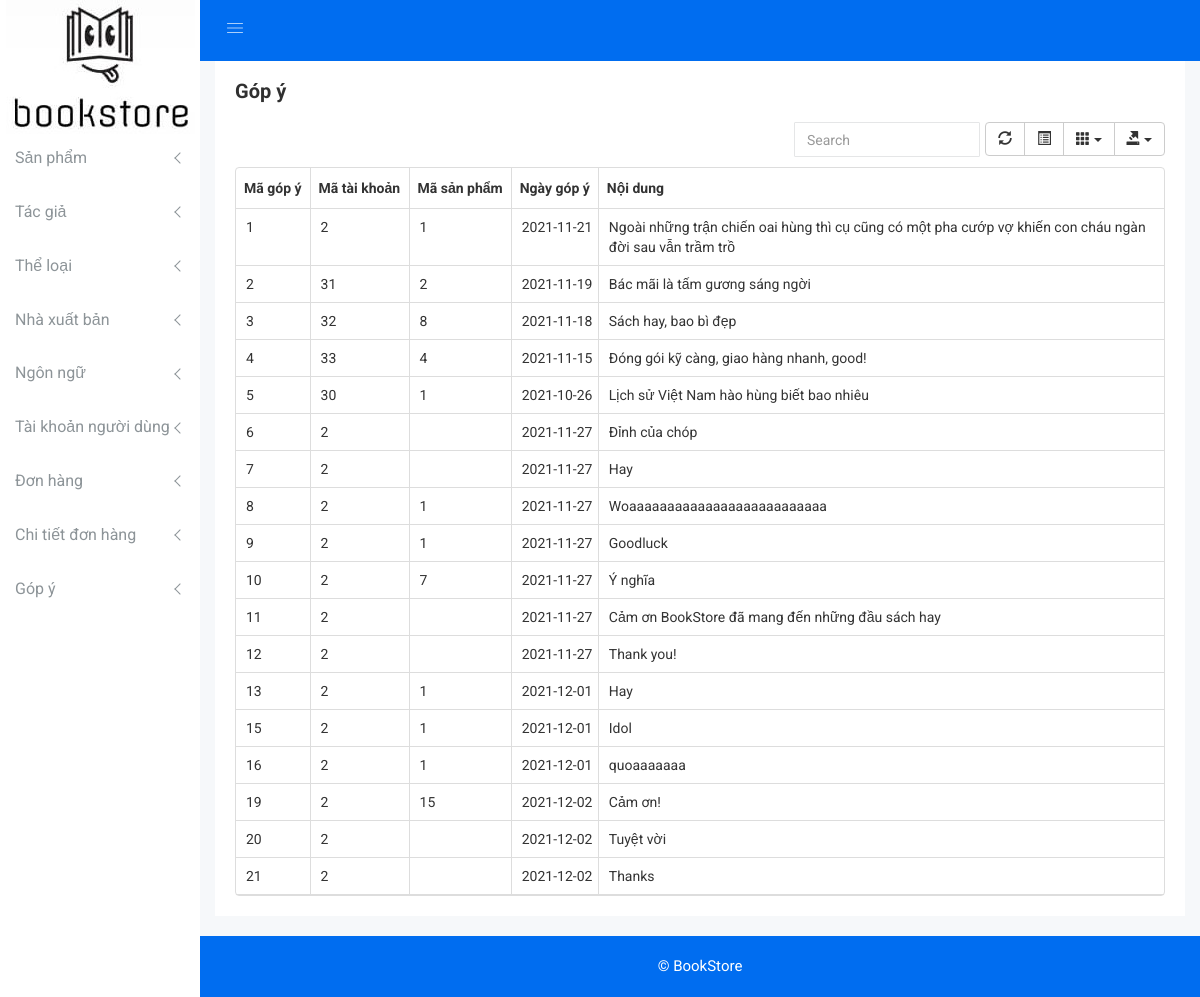
Screenshot of /bookstore_admin/feedback-all.php with the database file from the repository.
### tables this page shows
CREATE TABLE `gopy` (
  `gy_ma` int(11) NOT NULL,
  `tknd_ma` int(11) NOT NULL,
  `sp_ma` int(11) DEFAULT NULL,
  `gy_ngay` date NOT NULL,
  `gy_noidung` text NOT NULL
);

### bookstore_admin/data/feedback_data.php (called while the page is built, shortened)
<?php
class Gopy {
    public function showAllFeedbacks($conn) {
        $sql = "SELECT gy_ma, tknd_ma, sp_ma, gy_ngay, gy_noidung FROM gopy";
        $result = $conn->query($sql);
        return $result;
    }
}
?>

### bookstore_admin/feedback-all.php (the view, shortened to what this page needs)
<?php
require_once './dbconnect.php';
require_once './data/feedback_data.php';
?>
<!doctype html>
<html class="no-js" lang="en">
    <head>
        <link rel="stylesheet" href="css/bootstrap.min.css">
        <link rel="stylesheet" href="css/font-awesome.min.css">
        <link rel="stylesheet" href="css/owl.carousel.css">
        <link rel="stylesheet" href="css/owl.theme.css">
        <link rel="stylesheet" href="css/owl.transitions.css">
        <link rel="stylesheet" href="css/animate.css">
        <link rel="stylesheet" href="css/normalize.css">
        <link rel="stylesheet" href="css/meanmenu.min.css">
        <link rel="stylesheet" href="css/main.css">
        <link rel="stylesheet" href="css/educate-custon-icon.css">
        <link rel="stylesheet" href="css/morrisjs/morris.css">
        <link rel="stylesheet" href="css/scrollbar/jquery.mCustomScrollbar.min.css">
        <link rel="stylesheet" href="css/metisMenu/metisMenu.min.css">
        <link rel="stylesheet" href="css/metisMenu/metisMenu-vertical.css">
        <link rel="stylesheet" href="css/calendar/fullcalendar.min.css">
        <link rel="stylesheet" href="css/calendar/fullcalendar.print.min.css">
        <link rel="stylesheet" href="css/editor/select2.css">
        <link rel="stylesheet" href="css/editor/datetimepicker.css">
        <link rel="stylesheet" href="css/editor/bootstrap-editable.css">
        <link rel="stylesheet" href="css/editor/x-editor-style.css">
        <link rel="stylesheet" href="css/data-table/bootstrap-table.css">
        <link rel="stylesheet" href="css/data-table/bootstrap-editable.css">
        <link rel="stylesheet" href="style.css">
        <link rel="stylesheet" href="css/responsive.css">
    </head>
    <body>
        <div class="left-sidebar-pro">
            <nav id="sidebar" class="">
                <div class="sidebar-header">
                    <a href="index.php"><img class="main-logo" src="img/logo/logo.jpg" alt="" /></a>
                </div>
                <div class="left-custom-menu-adp-wrap comment-scrollbar">
                    <nav class="sidebar-nav left-sidebar-menu-pro">
                        <ul class="metismenu" id="menu1">
                            <li>
                                <a class="has-arrow" href="product-all.php" aria-expanded="false"><span class="mini-click-non">Sản phẩm</span></a>
                            </li>
                            <li>
                                <a class="has-arrow" href="author-all.php" aria-expanded="false"><span class="mini-click-non">Tác giả</span></a>
                            </li>
                            <li>
                                <a class="has-arrow" href="category-all.php" aria-expanded="false"><span class="mini-click-non">Thể loại</span></a>
                            </li>
                            <li>
                                <a class="has-arrow" href="publishing-all.php" aria-expanded="false"><span class="mini-click-non">Nhà xuất bản</span></a>
                            </li>
                            <li>
                                <a class="has-arrow" href="language-all.php" aria-expanded="false"><span class="mini-click-non">Ngôn ngữ</span></a>
                            </li>
                            <li>
                                <a class="has-arrow" href="user-all.php" aria-expanded="false"><span class="mini-click-non">Tài khoản người dùng</span></a>
                            </li>
                            <li>
                                <a class="has-arrow" href="orders-all.php" aria-expanded="false"><span class="mini-click-non">Đơn hàng</span></a>
                            </li>
                            <li>
                                <a class="has-arrow" href="orders-details-all.php" aria-expanded="false"><span class="mini-click-non">Chi tiết đơn hàng</span></a>
                            </li>
                            <li>
                                <a class="has-arrow" href="feedback-all.php" aria-expanded="false"><span class="mini-click-non">Góp ý</span></a>
                            </li>
                        </ul>
                    </nav>
                </div>
            </nav>
        </div>
        <div class="all-content-wrapper">
            <div class="header-advance-area">
                <div class="header-top-area">
                    <div class="container-fluid">
                        <div class="row">
                            <div class="col-lg-12 col-md-12 col-sm-12 col-xs-12">
                                <div class="header-top-wraper">
                                    <div class="row">
                                        <div class="col-lg-1 col-md-0 col-sm-1 col-xs-12">
                                            <div class="menu-switcher-pro">
                                                <button type="button" id="sidebarCollapse" class="btn bar-button-pro header-drl-controller-btn btn-info navbar-btn">
                                                    <i class="educate-icon educate-nav"></i>
                                                </button>
                                            </div>
                                        </div>
                                    </div>
                                </div>
                            </div>
                        </div>
                    </div>
                </div>
                <br><br><br>
            </div>
            <div class="data-table-area mg-b-15">
                <div class="container-fluid">
                    <div class="row">
                        <div class="col-lg-12 col-md-12 col-sm-12 col-xs-12">
                            <div class="sparkline13-list">
                                <div class="sparkline13-hd">
                                    <div class="main-sparkline13-hd">
                                        <h1>Góp ý</h1>
                                    </div>
                                </div>
                                <div class="sparkline13-graph">
                                    <div class="datatable-dashv1-list custom-datatable-overright">
                                        <table id="table" data-toggle="table" data-search="true" data-show-columns="true" data-show-refresh="true" data-key-events="true" data-show-toggle="true" data-resizable="true" data-cookie="true"
                                               data-cookie-id-table="saveId" data-show-export="true" data-click-to-select="true" data-toolbar="#toolbar">
                                            <thead>
                                                <tr>
                                                    <th data-field="id">Mã góp ý</th>
                                                    <th data-field="iduser">Mã tài khoản</th>
                                                    <th data-field="idproduct">Mã sản phẩm</th>
                                                    <th data-field="date">Ngày góp ý</th>
                                                    <th data-field="descrip">Nội dung</th>
                                                </tr>
                                            </thead>
                                            <tbody>
                                                <?php
                                                $feedback = new Gopy("", "");
                                                $result = $feedback->showAllFeedbacks($conn);
                                                while ($row = $result->fetch_assoc()) {
                                                    ?>
                                                    <tr>
                                                        <td><?php echo $row['gy_ma'] ?></td>
                                                        <td><?php echo $row['tknd_ma'] ?></td>
                                                        <td><?php echo $row['sp_ma'] ?></td>
                                                        <td><?php echo $row['gy_ngay'] ?></td>
                                                        <td><?php echo $row['gy_noidung'] ?></td>
                                                    </tr>
                                                <?php } ?>
                                            </tbody>
                                        </table>
                                    </div>
                                </div>
                            </div>
                        </div>
                    </div>
                </div>
            </div>
            <div class="footer-copyright-area">
                <div class="container-fluid">
                    <div class="row">
                        <div class="col-lg-12 col-md-12 col-sm-12 col-xs-12">
                            <div class="footer-copy-right">
                                <p> &copy; <a href="index.php">BookStore</a></p>
                            </div>
                        </div>
                    </div>
                </div>
            </div>
        </div>
    </body>
</html>

### bookstore_admin/css/main.css (style rules this page uses)
html { color: #222; font-size: 1em; line-height: 1.4; }
audio, canvas, iframe, img, svg, video { vertical-align: middle; }

### bookstore_admin/css/metisMenu/metisMenu-vertical.css (style rules this page uses)
.sidebar-nav { background: #fff; }
.sidebar-nav ul { padding: 0; margin: 0; list-style: none; background: #f5f5f5; }
.sidebar-nav .metismenu { background: #fff; display: -webkit-box; display: -ms-flexbox; display: flex; -webkit-box-orient: vertical; -webkit-box-direction: normal; -ms-flex-direction: column; flex-direction: column; }
.sidebar-nav .metismenu li + li { margin-top: 5px; }
.sidebar-nav .metismenu li:last-child { margin-bottom: 5px; }
.sidebar-nav .metismenu > li { display: -webkit-box; display: -ms-flexbox; display: flex; -webkit-box-orient: vertical; -webkit-box-direction: normal; -ms-flex-direction: column; flex-direction: column; position: relative; }
.sidebar-nav .metismenu a { position: relative; display: block; padding: 13px 15px; color: #444; outline-width: 0; transition: all .3s ease-out; font-size:16px; font-weight:400; }

### rows the page displays
gopy: gy_ma "1", tknd_ma "2", sp_ma "1", gy_ngay "2021-11-21", gy_noidung "Ngoài những trận chiến oai hùng thì cụ cũng có một pha cướp vợ khiến con cháu ngàn đời sau vẫn trầm trồ"
gopy: gy_ma "2", tknd_ma "31", sp_ma "2", gy_ngay "2021-11-19", gy_noidung "Bác mãi là tấm gương sáng ngời"
gopy: gy_ma "3", tknd_ma "32", sp_ma "8", gy_ngay "2021-11-18", gy_noidung "Sách hay, bao bì đẹp"
gopy: gy_ma "4", tknd_ma "33", sp_ma "4", gy_ngay "2021-11-15", gy_noidung "Đóng gói kỹ càng, giao hàng nhanh, good!"
gopy: gy_ma "5", tknd_ma "30", sp_ma "1", gy_ngay "2021-10-26", gy_noidung "Lịch sử Việt Nam hào hùng biết bao nhiêu"
gopy: gy_ma "6", tknd_ma "2", gy_ngay "2021-11-27", gy_noidung "Đỉnh của chóp"
gopy: gy_ma "7", tknd_ma "2", gy_ngay "2021-11-27", gy_noidung "Hay"
gopy: gy_ma "8", tknd_ma "2", sp_ma "1", gy_ngay "2021-11-27", gy_noidung "Woaaaaaaaaaaaaaaaaaaaaaaaaaa"
gopy: gy_ma "9", tknd_ma "2", sp_ma "1", gy_ngay "2021-11-27", gy_noidung "Goodluck"
gopy: gy_ma "10", tknd_ma "2", sp_ma "7", gy_ngay "2021-11-27", gy_noidung "Ý nghĩa"
gopy: gy_ma "11", tknd_ma "2", gy_ngay "2021-11-27", gy_noidung "Cảm ơn BookStore đã mang đến những đầu sách hay"
gopy: gy_ma "12", tknd_ma "2", gy_ngay "2021-11-27", gy_noidung "Thank you!"
gopy: gy_ma "13", tknd_ma "2", sp_ma "1", gy_ngay "2021-12-01", gy_noidung "Hay"
gopy: gy_ma "15", tknd_ma "2", sp_ma "1", gy_ngay "2021-12-01", gy_noidung "Idol"
gopy: gy_ma "16", tknd_ma "2", sp_ma "1", gy_ngay "2021-12-01", gy_noidung "quoaaaaaaa"
gopy: gy_ma "19", tknd_ma "2", sp_ma "15", gy_ngay "2021-12-02", gy_noidung "Cảm ơn!"
gopy: gy_ma "20", tknd_ma "2", gy_ngay "2021-12-02", gy_noidung "Tuyệt vời"
gopy: gy_ma "21", tknd_ma "2", gy_ngay "2021-12-02", gy_noidung "Thanks"
